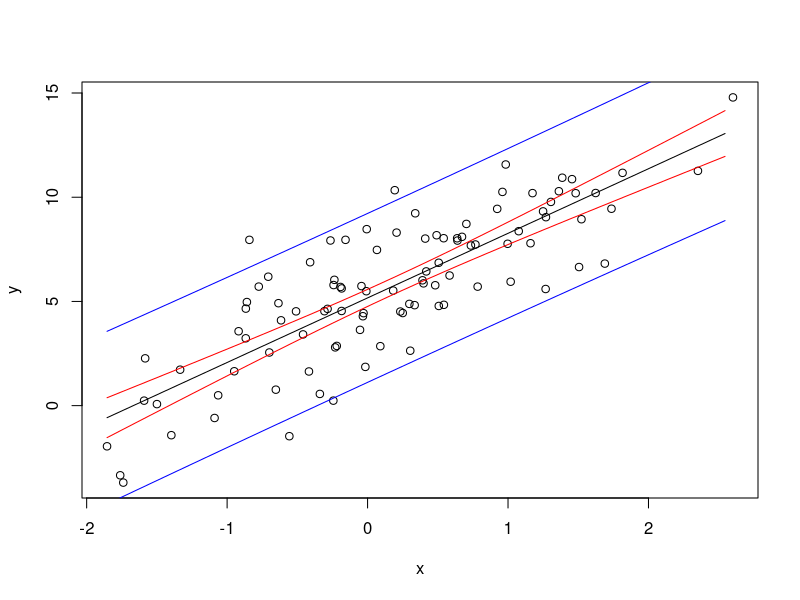

This figure's R source:
## データ作成
N  <-100
b0 <-5
b1 <-3
x  <-rnorm(N)
e  <-rnorm(n=N,sd=2)
y  <-b0+b1*x+e

plot(x,y)

## 線形回帰
model<-lm(y~x)
print(model)

## 区間推定
new<-data.frame(x=seq(min(x),max(x),0.1))

A<-predict(model,new,se.fit=T,interval="confidence")    #推定平均の95%推定区間
B<-predict(model,new,se.fit=T,interval="prediction")    #推定データの95%推定区間

lines(as.matrix(new),A$fit[,1])
lines(as.matrix(new),A$fit[,2],col="red")
lines(as.matrix(new),A$fit[,3],col="red")

lines(as.matrix(new),B$fit[,2],col="blue")
lines(as.matrix(new),B$fit[,3],col="blue")

